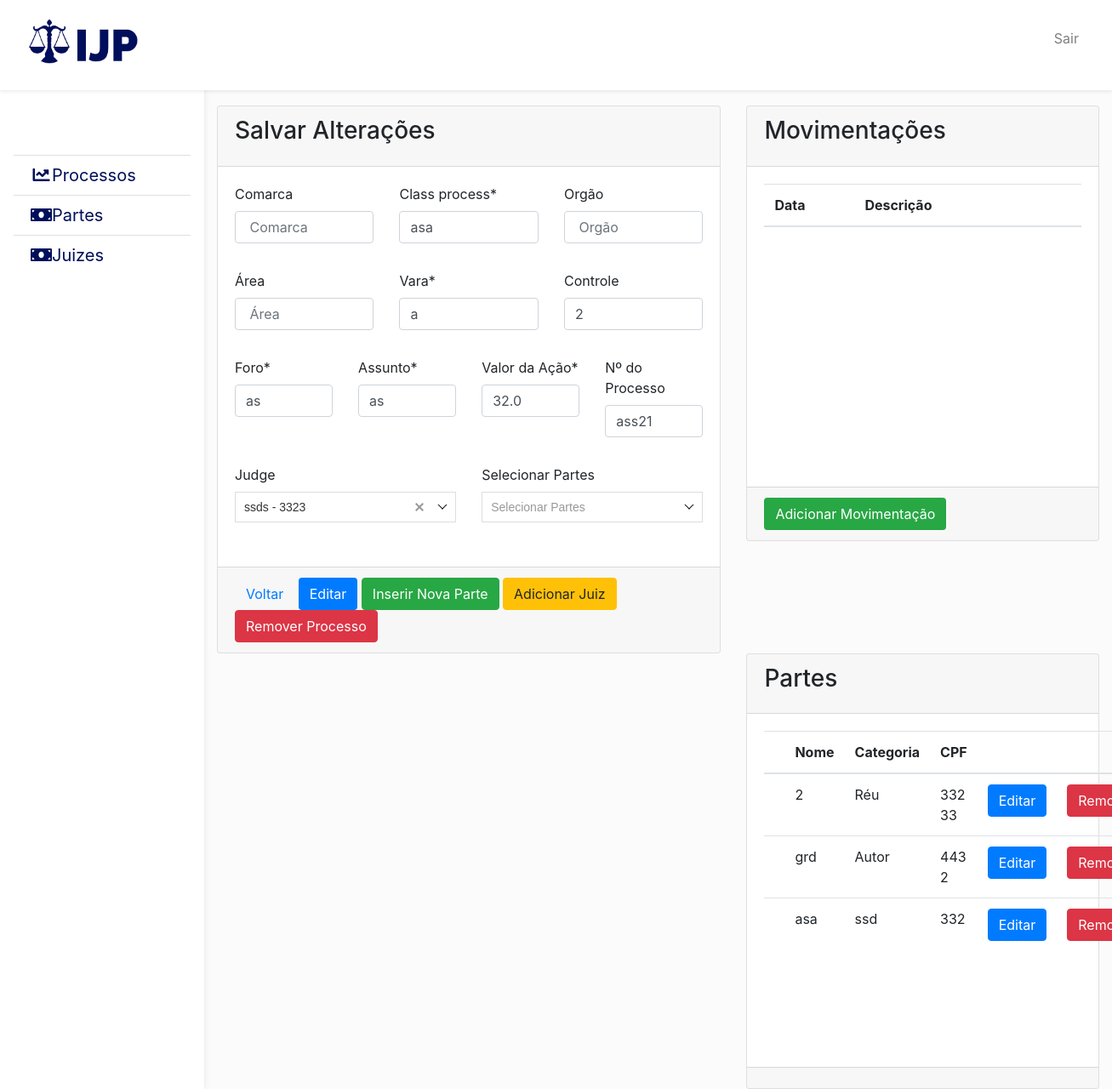
Before: /processo/27/ (signed in) with the older database file.
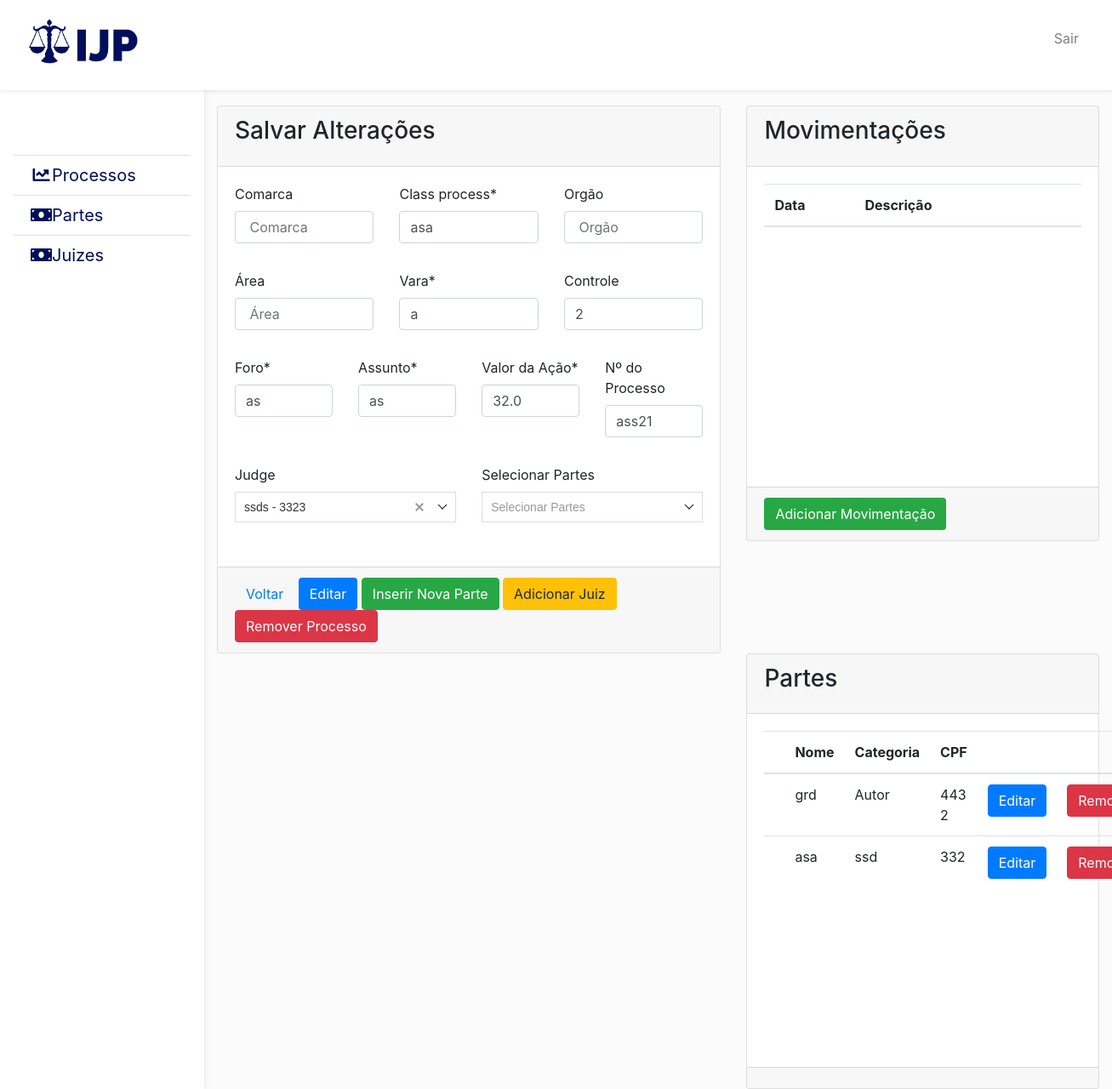
After: the same page with the newer database file.
### parts/models.py (models this page shows)
class Part (models.Model):
    process = models.ManyToManyField(
        Process, related_name='parts', blank=True)
    name = models.CharField(max_length=100)
    cpf = models.CharField(max_length=14, unique=True)
    category = models.CharField(max_length=30)
    def __str__(self):
        return self.name + '--' + str(self.id)

### process/views/admin_processes_views.py (the view, shortened to what this page needs)
# urls.py: path('processo/', views.ProcessDetails.as_view(), name='register'),
@method_decorator(
    login_required(login_url='process:loginPage', redirect_field_name='next'),
    name='dispatch'
)
class ProcessDetails(View):
    def render_process(self, form, html, id, process):
        movements = Movement.objects.filter(process=process)
        movementForm = MovementForm()
        partForm = PartForm()
        judgeForm = JudgeForm()
        judgeSelect = Process.objects.filter(id=id).first()
        judges = Judge.objects.all()
        p = Part.objects.all()
        path = 'processo' if id is None else 'editar'+str(id)
        myParts = None if process is None else process.parts.all()
        parts = p if myParts is None else p.difference(myParts)
        return render(
            self.request,
            html, context={
                'form': form, 'parts': parts, 'judges': judges,
                'active': 1, 'tag': 'Projeto', 'back': 'process:list',
                'partForm': partForm, 'id': id, 'judgeForm': judgeForm,
                'path': path, 'judgeSelect': judgeSelect, 'myParts': myParts,
                'movements': movements, 'movementForm': movementForm
            })
    def get_process(self, id=None):
        process = None
        if id is not None:
            print("NOT NONE")
            process = Process.objects.filter(
                id=id
            ).first()
            if not process:
                print("NENBNSNSBA")
                raise Http404()
        return process
    def get(self, request, id=None):
        process = self.get_process(id)
        form = ProcessForm(instance=process)
        html = 'adm/process/processRegister.html' if id is None else 'adm/process/processDetail.html'
        return self.render_process(form, html, id, process)

### parts/forms.py
class PartForm(forms.ModelForm):
    class Meta:
        model = Part
        exclude = ['process']
        labels = {
            'name': 'Nome Completo',
            'cpf': 'CPF',
            'category': 'Categoria da parte',
        }
        widgets = {
            'name': forms.TextInput(attrs={'placeholder': ' Nome Completo',  'class': 'form-control'}),  # noqa
            'cpf': forms.NumberInput(attrs={'placeholder': ' CPF',  'class': 'form-control',  'maxlength': "14", 'mask': '999.999.999-99'}),  # noqa
            'category': forms.TextInput(attrs={'placeholder': ' Categoria ',  'class': 'form-control'}),  # noqa
        }

### judge/models.py (called while the page is built)
    def __str__(self) -> str:
        return self.name + " - " + self.cnj

### templates/adm/process/processDetail.html (shortened to what this page needs)
{% extends 'adm/baseAdmin.html' %}
{% load crispy_forms_tags%}
{%block content%}
<div class="  row">
    <div  class=" col-md-7">
      <div class=" card card-lightblue">
        <div class="card-header">
          <h3 class="card-title">Salvar Alterações</h3>
        </div>
        <form method="POST" action="{%url  'process:detail' id %}" enctype="multipart/form-data">
          <div class="card-body">
              {% include 'adm/process/processForm.html' %}
          </div>
          <div class="card-footer">
            <a href="{%url 'process:list' %}" type="button" class="btn ">Voltar</a>
            <button style="color:#FFF;" type="submit" class="btn bg-primary">Editar</button>
             <button type="button" class="btn btn-success" data-toggle="modal" data-target="#exampleModalCenter">
              Inserir Nova Parte
            </button>
            <button type="button" class="btn btn-warning" data-toggle="modal" data-target="#exampleModalCenter2">
               Adicionar Juiz
            </button>
            <a type="button" href="{%url 'process:delete' id %}" style="color:#FFF;" class="areSure btn btn-danger" >
              Remover Processo
            </a>
          </div>
        </form>
      </div>
    </div>
    <div  class="col-md-5">
      <div  style="min-height:32rem; max-height:60rem;" class="card card-lightblue">
        <div class="card-header">
          <h3 class="card-title">Movimentações</h3>
        </div>
        <div class="card-body">
        <table class="table">
          <thead>
            <tr>
              <th scope="col">Data</th>
              <th scope="col">Descrição</th>
              <th scope="col"></th>
              <th scope="col"></th>
            </tr>
          </thead>
        </table>
      </div>
      <div class="card-footer">
        <button style="color:#FFF;" type="submit" class="btn bg-success" data-toggle="modal" data-target="#movementModal"
        >Adicionar Movimentação
      </button>
      </div>
      </div>
    </div>
  </div>
  <div class="row">
    <div  class="col-md-7">
    </div>
    <div  class="col-md-5">
      <div  style="min-height:32rem; max-height:60rem;" class="card card-lightblue">
        <div class="card-header">
          <h3 class="card-title">Partes</h3>
        </div>
        <div class="card-body">
        <table class="table">
          <thead>
            <tr>
              <th scope="col"></th>
              <th scope="col">Nome</th>
              <th scope="col">Categoria</th>
              <th scope="col">CPF</th>
              <th scope="col"></th>
              <th scope="col"></th>
            </tr>
          </thead>
          <tbody>
            {% for i in myParts  %}
            <tr class="">
              <th scope="row"></th>
              <td>{{i.name}}</td>
              <td style="word-break: break-word;">{{i.category}}</td>
              <td style="word-break: break-word;">{{i.cpf}}</td>
              <td><a href="{%url 'part:detailPartProcess' i.id id%}" style="color:#FFF;" class="btn btn-primary">Editar</a></td>
              <td><a href="{%url 'process:shutdown' id i.id %}" style="color:#FFF;" class="btn btn-danger">Remover</td>
            </tr>
            {% endfor %}
          </tbody>
        </table>
      </div>
      <div class="card-footer">
      </div>
      </div>
    </div>
  </div>
{%endblock content%}

Changed rows visible on the page:
removed Part: name "2", category "Réu", cpf "33233"
